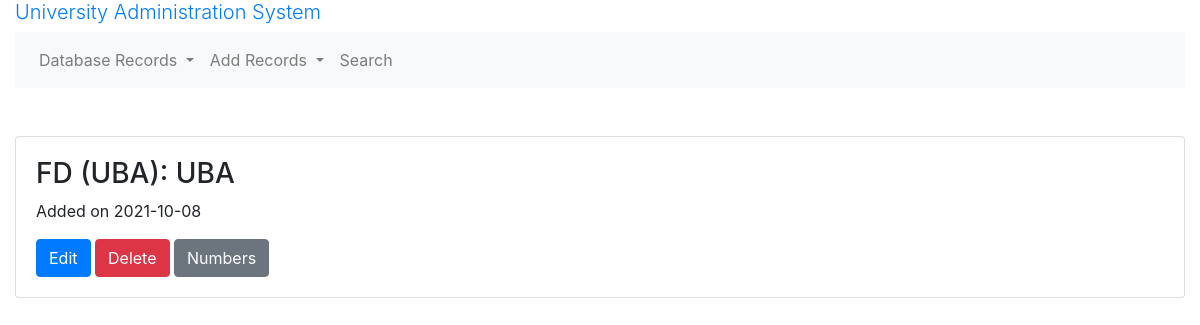
Screenshot of /colleges with the database file from the repository.
### models.py (models this page shows, shortened)
class College(db.Model):
    __tablename__ = 'college'
    id = db.Column(db.Integer, primary_key=True)
    created_at = db.Column(db.Date, nullable = False, default=datetime.utcnow())
    name = db.Column(db.String(255))
    location = db.Column(db.String(255))
    acronym = db.Column(db.String(255))
    address = db.Column(db.String(255))
    university_id = db.Column(db.Integer,  db.ForeignKey("university.id"))# many2one
    university = db.relationship("University", back_populates="colleges")
    students = db.relationship('Student', back_populates='college', cascade="all,delete")
    streams = db.relationship('Stream', back_populates='college', cascade="all,delete")
    courses = db.relationship('Course', back_populates='college', cascade="all,delete")

class University(db.Model):
    __tablename__ = 'university'
    id = db.Column(db.Integer, primary_key=True)
    created_at = db.Column(db.Date, nullable = False, default=datetime.utcnow())
    name = db.Column(db.String(255))
    location = db.Column(db.String(255))
    acronym = db.Column(db.String(255))
    address = db.Column(db.String(255))
    colleges = db.relationship('College', back_populates='university', cascade="all,delete")# one2many
    students = db.relationship('Student', back_populates='university', cascade="all,delete")# one2many
    streams = db.relationship('Stream', back_populates='university', cascade="all,delete")# one2many

### routes.py (the view)
@app.route('/colleges')
def colleges():
    colleges = models.College.query.all()
    return render_template('colleges.html', colleges=colleges)

### templates/colleges.html
{% extends "base.html" %}
{% block main %}
  {% for college in colleges %}
    <div class="card">
      <div class="card-body">
        <h3>{{ college.acronym }}: {{ college.university.acronym }}</h3>
        <p>Added on {{ college.created_at }}</p>
        <a href="{{ url_for('edit_college', college_id=college.id) }}" class="btn btn-primary">Edit</a>
        <a href="{{ url_for('delete_college', college_id=college.id) }}" class="btn btn-danger">Delete</a>
        <a href="{{ url_for('counts_col', college_id=college.id) }}" class="btn btn-secondary">Numbers</a>
      </div>
    </div>
  {% endfor %}
{% endblock %}

### rows the page displays
College: acronym "FD (UBA)", university.acronym "UBA", created_at "2021-10-08"
